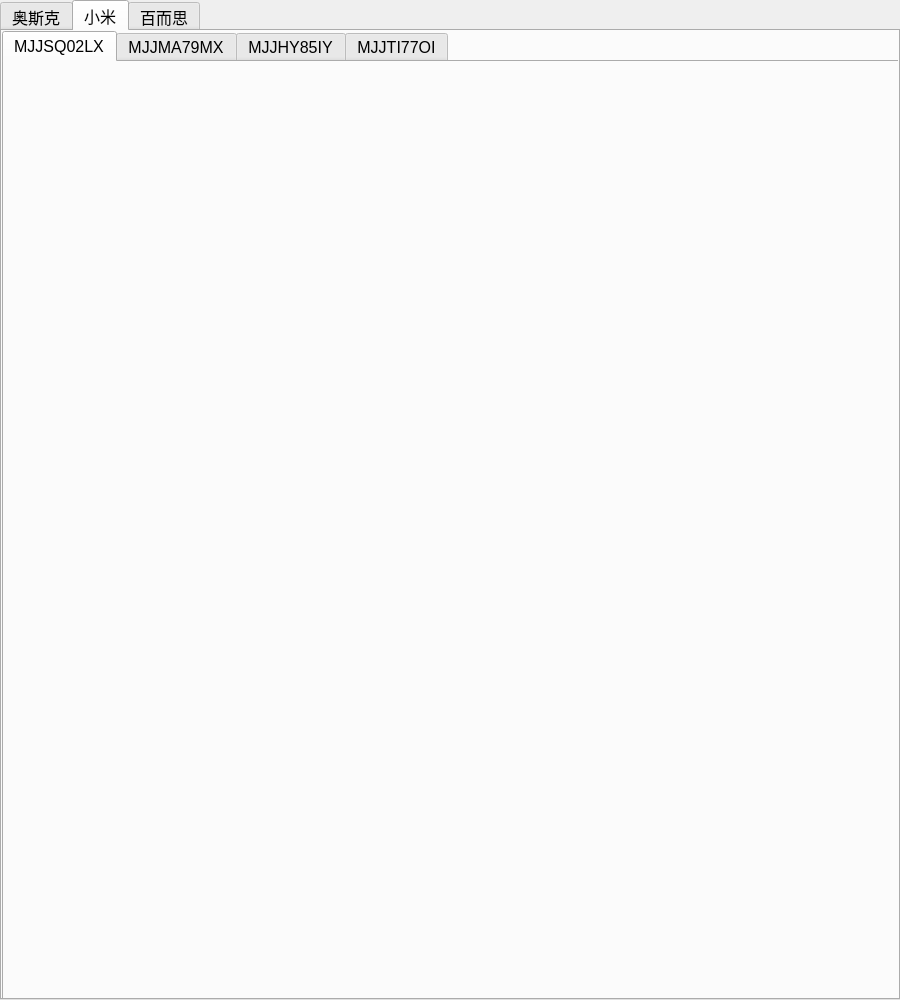
<?xml version="1.0" encoding="UTF-8"?>
<ui version="4.0">
 <class>humi_detail_info</class>
 <widget class="QWidget" name="humi_detail_info">
  <property name="geometry">
   <rect>
    <x>0</x>
    <y>0</y>
    <width>900</width>
    <height>1000</height>
   </rect>
  </property>
  <property name="windowTitle">
   <string>Form</string>
  </property>
  <widget class="QTabWidget" name="tabWidget">
   <property name="geometry">
    <rect>
     <x>0</x>
     <y>0</y>
     <width>900</width>
     <height>1000</height>
    </rect>
   </property>
   <property name="font">
    <font>
     <pointsize>12</pointsize>
    </font>
   </property>
   <property name="currentIndex">
    <number>1</number>
   </property>
   <widget class="QWidget" name="tab">
    <attribute name="title">
     <string>奥斯克</string>
    </attribute>
    <widget class="QTabWidget" name="tabWidget_2">
     <property name="geometry">
      <rect>
       <x>0</x>
       <y>0</y>
       <width>900</width>
       <height>1000</height>
      </rect>
     </property>
     <property name="font">
      <font>
       <pointsize>12</pointsize>
      </font>
     </property>
     <property name="currentIndex">
      <number>3</number>
     </property>
     <widget class="QWidget" name="tab_3">
      <attribute name="title">
       <string>AJ-H827H</string>
      </attribute>
      <widget class="QLabel" name="label">
       <property name="geometry">
        <rect>
         <x>0</x>
         <y>0</y>
         <width>900</width>
         <height>941</height>
        </rect>
       </property>
       <property name="styleSheet">
        <string notr="true">border-image: url(:/加湿器详情/加湿器详情/22.png);</string>
       </property>
       <property name="text">
        <string/>
       </property>
      </widget>
     </widget>
     <widget class="QWidget" name="tab_4">
      <attribute name="title">
       <string>AJ-H930</string>
      </attribute>
      <widget class="QLabel" name="label_2">
       <property name="geometry">
        <rect>
         <x>0</x>
         <y>0</y>
         <width>900</width>
         <height>941</height>
        </rect>
       </property>
       <property name="styleSheet">
        <string notr="true">border-image: url(:/加湿器详情/加湿器详情/33.png);</string>
       </property>
       <property name="text">
        <string/>
       </property>
      </widget>
     </widget>
     <widget class="QWidget" name="tab_6">
      <attribute name="title">
       <string>AJ-H810T</string>
      </attribute>
      <widget class="QLabel" name="label_5">
       <property name="geometry">
        <rect>
         <x>0</x>
         <y>0</y>
         <width>900</width>
         <height>941</height>
        </rect>
       </property>
       <property name="styleSheet">
        <string notr="true">border-image: url(:/加湿器详情/加湿器详情/66.png);</string>
       </property>
       <property name="text">
        <string/>
       </property>
      </widget>
     </widget>
     <widget class="QWidget" name="tab_16">
      <attribute name="title">
       <string>AJ-H811</string>
      </attribute>
      <widget class="QLabel" name="label_6">
       <property name="geometry">
        <rect>
         <x>0</x>
         <y>0</y>
         <width>900</width>
         <height>941</height>
        </rect>
       </property>
       <property name="styleSheet">
        <string notr="true">border-image: url(:/加湿器详情/加湿器详情/333.png);</string>
       </property>
       <property name="text">
        <string/>
       </property>
      </widget>
     </widget>
    </widget>
   </widget>
   <widget class="QWidget" name="tab_2">
    <attribute name="title">
     <string>小米</string>
    </attribute>
    <widget class="QTabWidget" name="tabWidget_3">
     <property name="geometry">
      <rect>
       <x>0</x>
       <y>0</y>
       <width>900</width>
       <height>1000</height>
      </rect>
     </property>
     <property name="currentIndex">
      <number>0</number>
     </property>
     <widget class="QWidget" name="tab_7">
      <attribute name="title">
       <string>MJJSQ02LX</string>
      </attribute>
      <widget class="QLabel" name="label_7">
       <property name="geometry">
        <rect>
         <x>0</x>
         <y>0</y>
         <width>900</width>
         <height>941</height>
        </rect>
       </property>
       <property name="styleSheet">
        <string notr="true">border-image: url(:/加湿器详情/加湿器详情/1.png);</string>
       </property>
       <property name="text">
        <string/>
       </property>
      </widget>
     </widget>
     <widget class="QWidget" name="tab_8">
      <attribute name="title">
       <string>MJJMA79MX</string>
      </attribute>
      <widget class="QLabel" name="label_8">
       <property name="geometry">
        <rect>
         <x>0</x>
         <y>0</y>
         <width>900</width>
         <height>940</height>
        </rect>
       </property>
       <property name="styleSheet">
        <string notr="true">border-image: url(:/加湿器详情/加湿器详情/44.png);</string>
       </property>
       <property name="text">
        <string/>
       </property>
      </widget>
     </widget>
     <widget class="QWidget" name="tab_11">
      <attribute name="title">
       <string>MJJHY85IY</string>
      </attribute>
      <widget class="QLabel" name="label_9">
       <property name="geometry">
        <rect>
         <x>0</x>
         <y>0</y>
         <width>900</width>
         <height>940</height>
        </rect>
       </property>
       <property name="styleSheet">
        <string notr="true">border-image: url(:/加湿器详情/加湿器详情/55.png);</string>
       </property>
       <property name="text">
        <string/>
       </property>
      </widget>
     </widget>
     <widget class="QWidget" name="tab_12">
      <attribute name="title">
       <string>MJJTI77OI</string>
      </attribute>
      <widget class="QLabel" name="label_10">
       <property name="geometry">
        <rect>
         <x>0</x>
         <y>0</y>
         <width>900</width>
         <height>940</height>
        </rect>
       </property>
       <property name="styleSheet">
        <string notr="true">border-image: url(:/加湿器详情/加湿器详情/77.png);</string>
       </property>
       <property name="text">
        <string/>
       </property>
      </widget>
     </widget>
    </widget>
   </widget>
   <widget class="QWidget" name="tab_5">
    <attribute name="title">
     <string>百而思</string>
    </attribute>
    <widget class="QTabWidget" name="tabWidget_4">
     <property name="geometry">
      <rect>
       <x>0</x>
       <y>0</y>
       <width>900</width>
       <height>1000</height>
      </rect>
     </property>
     <property name="currentIndex">
      <number>2</number>
     </property>
     <widget class="QWidget" name="tab_9">
      <attribute name="title">
       <string>SJ-S603</string>
      </attribute>
      <widget class="QLabel" name="label_11">
       <property name="geometry">
        <rect>
         <x>0</x>
         <y>0</y>
         <width>900</width>
         <height>940</height>
        </rect>
       </property>
       <property name="styleSheet">
        <string notr="true">border-image: url(:/加湿器详情/加湿器详情/88.png);</string>
       </property>
       <property name="text">
        <string/>
       </property>
      </widget>
     </widget>
     <widget class="QWidget" name="tab_10">
      <attribute name="title">
       <string>WT-J66</string>
      </attribute>
      <widget class="QLabel" name="label_12">
       <property name="geometry">
        <rect>
         <x>0</x>
         <y>0</y>
         <width>900</width>
         <height>940</height>
        </rect>
       </property>
       <property name="styleSheet">
        <string notr="true">border-image: url(:/加湿器详情/加湿器详情/99.png);</string>
       </property>
       <property name="text">
        <string/>
       </property>
      </widget>
     </widget>
     <widget class="QWidget" name="tab_17">
      <attribute name="title">
       <string>SJ-S602</string>
      </attribute>
      <widget class="QLabel" name="label_13">
       <property name="geometry">
        <rect>
         <x>0</x>
         <y>0</y>
         <width>900</width>
         <height>940</height>
        </rect>
       </property>
       <property name="styleSheet">
        <string notr="true">border-image: url(:/加湿器详情/加湿器详情/222.png);</string>
       </property>
       <property name="text">
        <string/>
       </property>
      </widget>
     </widget>
    </widget>
   </widget>
  </widget>
 </widget>
 <resources/>
 <connections/>
</ui>
